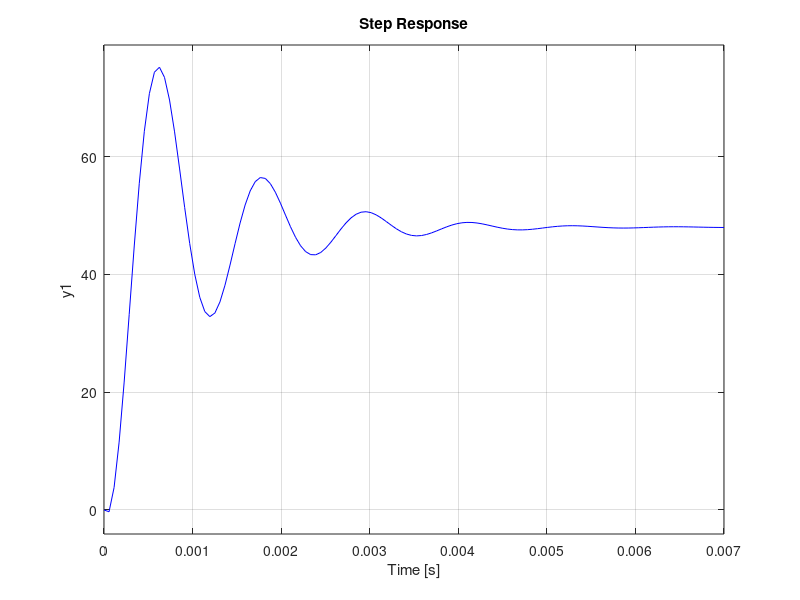

MATLAB code to generate this figure:
clear;
clc;

%Parâmetros de projeto.
Vs = 48;
Vo = 12;
freq = 50e3;
ripple_corrente = 0.3;
ripple_tensao = 0.02;
Pout = 6;

%Número de espiras.
Npri = 4;
Nsec = 1;
n = Nsec / Npri;

%Duty Cycle, R e corrente no indutor.
D = Vo/(Vs*n + Vo);
R = Vo^2/Pout;
Ilm = (n * Vo) / (R * (1-D));

%Determinação de Lm e C.
C = D / (R * freq * ripple_tensao);
Lm = ((1-D) ^ 2 * R) / (ripple_corrente * n^2 * freq);

%Modelo em espaço de estados.
A_ss = [0 -(1-D)/(n*Lm) ; (1-D)/(n*C) -1/(R*C)];
B_ss = [(Vo/n + Vs)/Lm; -Ilm/(n*C)];
C_ss = [0 1];
D_ss = 0;
sys = ss(A_ss,B_ss,C_ss,D_ss);

%Resposta ao degrau em malha aberta.
step(sys,'b')

% Discretização.
T_sample = 2/freq;
sys_disc = c2d(sys,T_sample,'zoh');
%save("sys_disc.mat","sys_disc")
